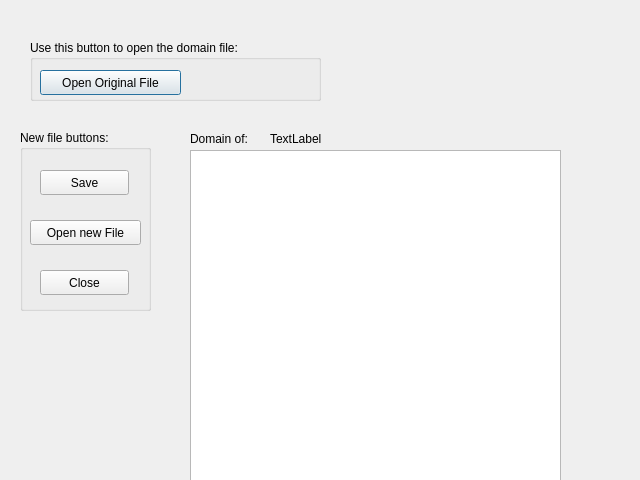
<?xml version="1.0" encoding="UTF-8"?>
<ui version="4.0">
 <class>domainFile</class>
 <widget class="QDialog" name="domainFile">
  <property name="geometry">
   <rect>
    <x>0</x>
    <y>0</y>
    <width>640</width>
    <height>480</height>
   </rect>
  </property>
  <property name="windowTitle">
   <string>Dialog</string>
  </property>
  <widget class="QPlainTextEdit" name="planArea">
   <property name="geometry">
    <rect>
     <x>190</x>
     <y>150</y>
     <width>371</width>
     <height>341</height>
    </rect>
   </property>
  </widget>
  <widget class="QLabel" name="label">
   <property name="geometry">
    <rect>
     <x>190</x>
     <y>130</y>
     <width>81</width>
     <height>17</height>
    </rect>
   </property>
   <property name="text">
    <string>Domain of:</string>
   </property>
  </widget>
  <widget class="QGroupBox" name="groupBox">
   <property name="geometry">
    <rect>
     <x>30</x>
     <y>40</y>
     <width>291</width>
     <height>61</height>
    </rect>
   </property>
   <property name="title">
    <string>Use this button to open the domain file:</string>
   </property>
   <widget class="QPushButton" name="openFileButton">
    <property name="geometry">
     <rect>
      <x>10</x>
      <y>30</y>
      <width>141</width>
      <height>25</height>
     </rect>
    </property>
    <property name="text">
     <string>Open Original File</string>
    </property>
   </widget>
  </widget>
  <widget class="QLabel" name="title_label">
   <property name="geometry">
    <rect>
     <x>270</x>
     <y>130</y>
     <width>251</width>
     <height>17</height>
    </rect>
   </property>
   <property name="text">
    <string>TextLabel</string>
   </property>
  </widget>
  <widget class="QGroupBox" name="groupBox_2">
   <property name="geometry">
    <rect>
     <x>20</x>
     <y>130</y>
     <width>131</width>
     <height>181</height>
    </rect>
   </property>
   <property name="title">
    <string>New file buttons:</string>
   </property>
   <widget class="QPushButton" name="newFile">
    <property name="geometry">
     <rect>
      <x>10</x>
      <y>90</y>
      <width>111</width>
      <height>25</height>
     </rect>
    </property>
    <property name="text">
     <string>Open new File</string>
    </property>
   </widget>
   <widget class="QPushButton" name="close">
    <property name="geometry">
     <rect>
      <x>20</x>
      <y>140</y>
      <width>89</width>
      <height>25</height>
     </rect>
    </property>
    <property name="text">
     <string>Close</string>
    </property>
   </widget>
   <widget class="QPushButton" name="saveButton">
    <property name="geometry">
     <rect>
      <x>20</x>
      <y>40</y>
      <width>89</width>
      <height>25</height>
     </rect>
    </property>
    <property name="text">
     <string>Save</string>
    </property>
   </widget>
  </widget>
 </widget>
 <resources/>
 <connections/>
</ui>
